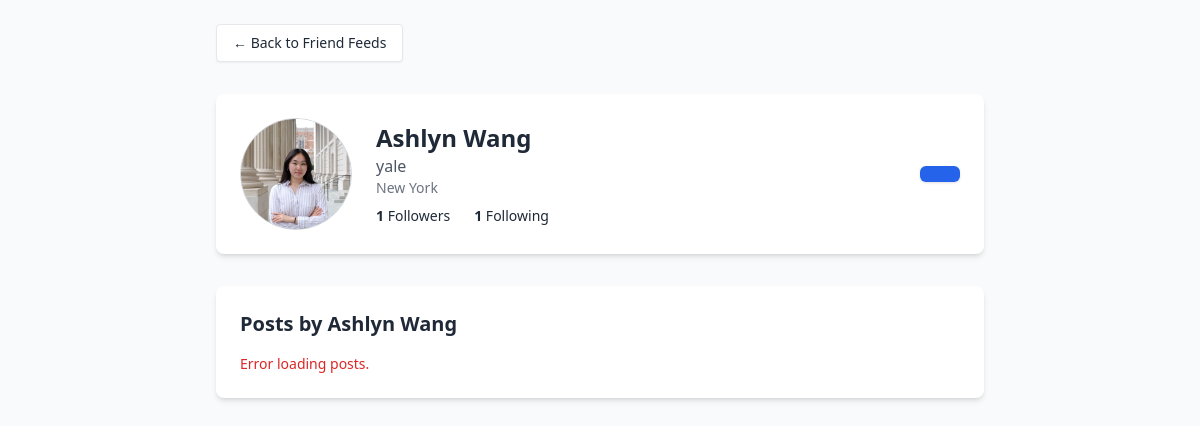
/user/6, run on an earlier commit of the app's database.
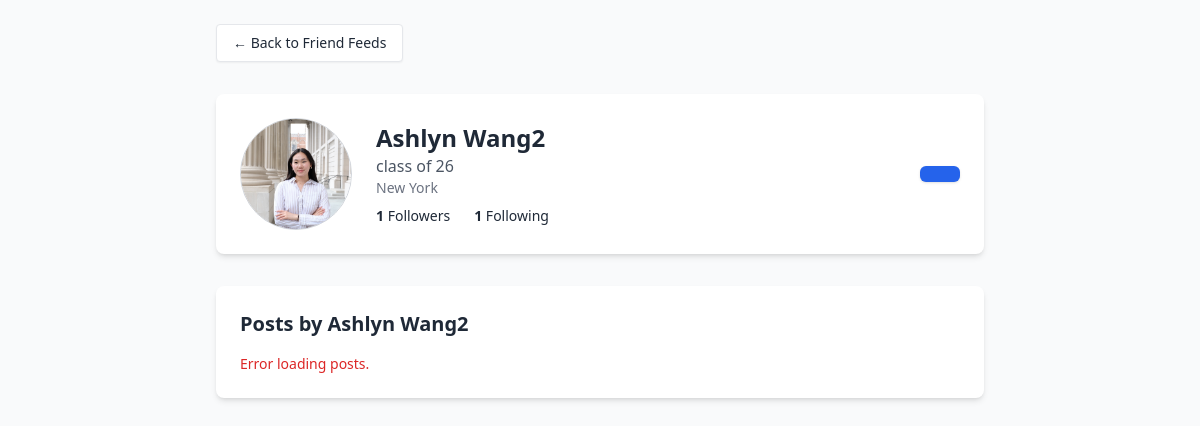
And on a later commit of the database.
### models.py (models this page shows, shortened)
class User(db.Model):
    id = db.Column(db.Integer, primary_key=True)
    email = db.Column(db.String(120), unique=True, nullable=False)
    password_hash = db.Column(db.String(128), nullable=False)
    reviews = db.relationship('Review', backref='user', lazy=True)
    first_name = db.Column(db.String(120), nullable=True)
    last_name = db.Column(db.String(120), nullable=True)
    bio = db.Column(db.Text, nullable=True)
    location = db.Column(db.String(120), nullable=True)
    profile_picture = db.Column(db.String(255), nullable=True)
    followed = db.relationship(
        'User',
        secondary=follows,
        primaryjoin=(follows.c.follower_id == id),
        secondaryjoin=(follows.c.followed_id == id),
        backref=db.backref('followers', lazy='dynamic'),
        lazy='dynamic'
    )

### app.py (the view)
@app.route('/user/<int:user_id>')
def user_profile_page(user_id):
    user = User.query.get(user_id)
    if not user:
        return "User not found", 404
    display_name = f"{user.first_name} {user.last_name}" if user.first_name and user.last_name else user.email
    is_own_profile = (str(user.id) == str(user_id))
    return render_template(
        'indiv_profile.html',
        user_id=user.id,
        user_email=user.email,
        profile_picture=user.profile_picture,
        display_name=display_name,
        first_name=user.first_name,
        last_name=user.last_name,
        bio=user.bio,
        location=user.location,
        followers_count=len(user.followers.all()),
        following_count=len(user.followed.all())
    )

### templates/indiv_profile.html (shortened to what this page needs)
<!DOCTYPE html>
<html lang="en">
<head>
    <script src="https://cdn.tailwindcss.com"></script>
</head>
<body class="bg-gray-50 text-gray-800 p-6">
    <div class="max-w-3xl mx-auto space-y-8">
        <a href="{{ url_for('feed_page') }}"
            class="inline-block text-sm bg-white border px-4 py-2 rounded hover:bg-gray-200 shadow-sm">
            ← Back to Friend Feeds
        </a>
        <div class="flex items-center gap-6 bg-white p-6 rounded-lg shadow-md">
            <img src="{{ profile_picture or url_for('static', filename='images/default-avatar.png') }}"
                alt="Profile Picture" class="w-28 h-28 object-cover rounded-full border border-gray-300" />
            <div>
                <h2 class="text-2xl font-semibold">{{ display_name }}</h2>
                <p class="text-gray-600">{{ bio or '' }}</p>
                <p class="text-sm text-gray-500">{{ location or '' }}</p>
                <div class="flex gap-6 mt-2 text-sm">
                    <span><strong id="followers-count">{{ followers_count }}</strong> Followers</span>
                    <span><strong id="following-count">{{ following_count }}</strong> Following</span>
                </div>
            </div>
            <button id="follow-status-button"
                class="ml-auto px-5 py-2 text-sm rounded-md bg-blue-600 hover:bg-blue-700 text-white font-medium shadow"></button>
        </div>
        <div class="bg-white p-6 rounded-lg shadow-md">
            <h3 class="text-xl font-semibold mb-4">Posts by {{ display_name }}</h3>
            <div id="reviews-list" class="space-y-6 text-sm text-gray-700">
            </div>
        </div>
    </div>
</body>
</html>

What changed in the data, as far as the page shows it:
changed User "New York": profile_picture: a different picture; bio "yale" → "class of 26"
Also different on the page:
{{ display_name }}: "Ashlyn Wang" → "Ashlyn Wang2"
